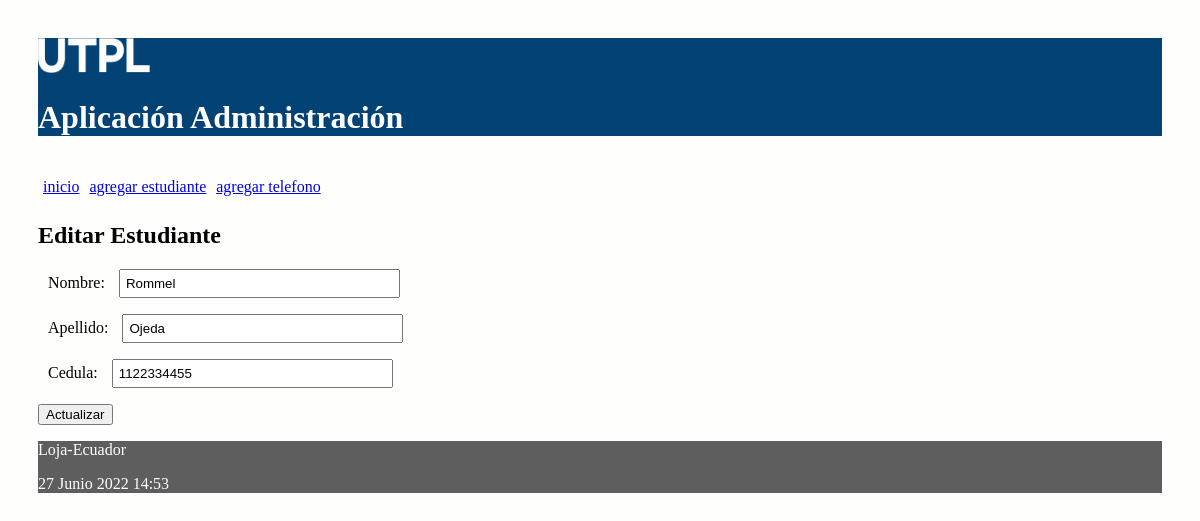
/editar_estudiante/12, run on the app's committed database.
### administrativo/models.py (models this page shows, shortened)
class Estudiante(models.Model):
    nombre = models.CharField(max_length=30)
    apellido = models.CharField(max_length=30)
    cedula = models.CharField(max_length=30, unique=True)

### administrativo/views.py (the view)
# urls.py: path('editar_estudiante/<int:id>', views.editar_estudiante,
def editar_estudiante(request, id):
    estudiante = Estudiante.objects.get(pk=id)
    if request.method=='POST':
        formulario = EstudianteForm(request.POST, instance=estudiante)
        print(formulario.errors)
        if formulario.is_valid():
            formulario.save()
            return redirect(index)
    else:
        formulario = EstudianteForm(instance=estudiante)
    diccionario = {'formulario': formulario}
    return render(request, 'editarEstudiante.html', diccionario)

### administrativo/forms.py
class EstudianteForm(ModelForm):
    class Meta:
        model = Estudiante
        fields = ['nombre', 'apellido', 'cedula']

### administrativo/templates/editarEstudiante.html (shortened to what this page needs)
{% extends "master.html" %}
{% block content %}
<h2>Editar Estudiante</h3>
<form action="" method="post">
  {{formulario.as_p}}
  <p><input type='submit' value='Actualizar'/></p>
</form>
{% endblock %}

### administrativo/static/css/estilos.css (style rules this page uses)
body { background: #FEFEFD; padding: 30px; }
input[type=text], input[type=number] { width: 25%; padding: 5px 5px; box-sizing: border-box; }
label { padding: 12px 10px; }

### data on the page
Estudiante: nombre "Rommel", apellido "Ojeda", cedula "1122334455"
